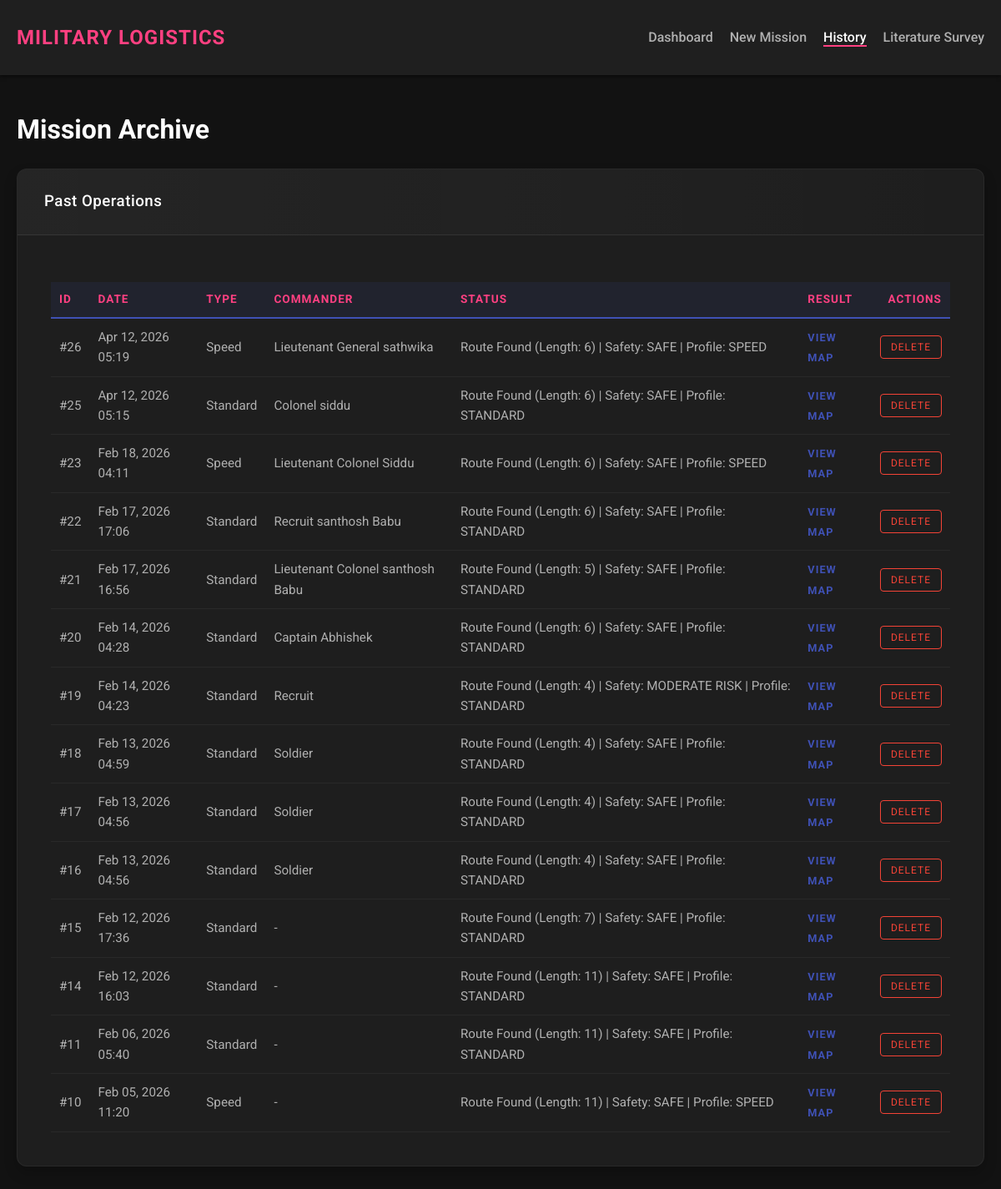
The page /history/ on the database its author committed.
### SupplyApp/models.py (models this page shows, shortened)
class Mission(models.Model):
    user = models.ForeignKey(User, on_delete=models.CASCADE, null=True, blank=True)
    date_created = models.DateTimeField(auto_now_add=True)
    mission_type = models.CharField(max_length=50)
    status = models.CharField(max_length=200)
    risk_score = models.FloatField(default=0.0)
    image_path = models.CharField(max_length=500)
    ranked_personnel = models.CharField(max_length=100, null=True, blank=True)

### SupplyApp/views.py (the view)
# urls.py: path("history/", views.history_view, name="history"),
def history_view(request):
    missions = Mission.objects.all().order_by('-date_created')
    return render(request, 'history.html', {'missions': missions})

### SupplyApp/templates/history.html (shortened to what this page needs)
{% load static %}
<!DOCTYPE html>
<html lang="en">
<head>
    <link href="{% static 'default.css' %}?v=3.5" rel="stylesheet" type="text/css" />
</head>
<body>
    <nav class="navbar">
        <div class="container">
            <div class="logo"><span style="color:var(--accent-color)">MILITARY</span> LOGISTICS</div>
            <ul class="nav-links">
                <li><a href="{% url 'index' %}">Dashboard</a></li>
                <li><a href="{% url 'Optimize' %}">New Mission</a></li>
                <li><a href="{% url 'history' %}" class="active">History</a></li>
                <li><a href="{% url 'literature' %}">Literature Survey</a></li>
            </ul>
        </div>
    </nav>
    <div class="main-container">
        <h1>Mission Archive</h1>
        <div class="card">
            <div class="card-header">
                <h3>Past Operations</h3>
            </div>
            <div class="card-body">
                {% if missions %}
                <table class="history-table">
                    <thead>
                        <tr style="border-bottom:1px solid #444;">
                            <th style="padding:10px;">ID</th>
                            <th style="padding:10px;">Date</th>
                            <th style="padding:10px;">Type</th>
                            <th style="padding:10px;">Commander</th>
                            <th style="padding:10px;">Status</th>
                            <th style="padding:10px;">Result</th>
                            <th style="padding:10px; text-align:right;">Actions</th>
                        </tr>
                    </thead>
                    <tbody>
                        {% for mission in missions %}
                        <tr style="border-bottom:1px solid #333;">
                            <td style="padding:10px;">#{{ mission.id }}</td>
                            <td style="padding:10px;">{{ mission.date_created|date:"M d, Y H:i" }}</td>
                            <td style="padding:10px;">{{ mission.mission_type|title }}</td>
                            <td style="padding:10px;">{{ mission.ranked_personnel|default:"-" }}</td>
                            <td style="padding:10px;">{{ mission.status }}</td>
                            <td style="padding:10px;">
                                <a href="{% static '' %}{{ mission.image_path }}" target="_blank"
                                    style="color:var(--primary-color);">View Map</a>
                            </td>
                            <td style="padding:10px; text-align:right;">
                                <form action="{% url 'delete_mission' mission.id %}" method="post"
                                    style="display:inline;">
                                    <button type="submit" class="history-btn-delete"
                                        onclick="return confirm('Are you sure you want to delete this mission record?')">Delete</button>
                                </form>
                            </td>
                        </tr>
                        {% endfor %}
                    </tbody>
                </table>
                {% else %}
                <p>No missions recorded.</p>
                {% endif %}
            </div>
        </div>
    </div>
</body>
</html>

### SupplyApp/static/default.css (style rules this page uses)
:root { --primary-color: #3f51b5; --primary-dark: #303f9f; --accent-color: #ff4081; --bg-dark: #121212; --bg-card: #1e1e1e; --text-primary: #ffffff; --text-secondary: #b0b0b0; --success: #4caf50; --warning: #ff9800; --danger: #f44336; }
body { margin: 0; padding: 0; background-color: var(--bg-dark); color: var(--text-primary); font-family: 'Roboto', 'Segoe UI', sans-serif; line-height: 1.6; }
.navbar { background-color: #1f1f1f; box-shadow: 0 2px 4px rgba(0, 0, 0, 0.5); padding: 1rem 0; }
.container { max-width: 1600px; margin: 0 auto; padding: 0 20px; display: flex; justify-content: space-between; align-items: center; }
.logo { font-size: 1.5rem; font-weight: bold; color: var(--accent-color); letter-spacing: 1px; text-transform: uppercase; }
.nav-links { list-style: none; display: flex; gap: 20px; }
.nav-links a { text-decoration: none; color: var(--text-secondary); font-weight: 500; transition: color 0.3s; }
.nav-links a:hover, .nav-links a.active { color: var(--text-primary); border-bottom: 2px solid var(--accent-color); }
.main-container { flex: 1; max-width: 1600px; margin: 40px auto; width: 100%; padding: 0 20px; box-sizing: border-box; }
.card { background-color: var(--bg-card); border-radius: 12px; box-shadow: 0 8px 16px rgba(0, 0, 0, 0.2); border: 1px solid rgba(255, 255, 255, 0.05); overflow: hidden; margin-bottom: 24px; transition: transform 0.2s ease, box-shadow 0.2s ease; }
.card-header { background: linear-gradient(to right, rgba(255, 255, 255, 0.03), transparent); padding: 1.5rem 2rem; border-bottom: 1px solid rgba(255, 255, 255, 0.08); }
.card-header h2, .card-header h3 { margin: 0; color: var(--text-primary); font-weight: 500; letter-spacing: 0.5px; }
.card-body { padding: 2.5rem; }
.history-table { width: 100%; text-align: left; border-collapse: separate; border-spacing: 0; margin-top: 1rem; font-family: 'Share Tech Mono', 'Roboto', monospace; }
.history-table thead tr { background: rgba(63, 81, 181, 0.1); }
.history-table th { padding: 15px; color: var(--accent-color); text-transform: uppercase; font-size: 0.85rem; letter-spacing: 1px; border-bottom: 2px solid var(--primary-color); }
.history-table td { padding: 15px; border-bottom: 1px solid rgba(255, 255, 255, 0.05); color: var(--text-secondary); font-size: 0.95rem; transition: color 0.3s; }
.history-table tbody tr { transition: background-color 0.3s; }
.history-table td a { color: var(--primary-color); text-decoration: none; font-weight: bold; text-transform: uppercase; font-size: 0.8rem; letter-spacing: 1px; transition: all 0.3s; }
.history-btn-delete { background: transparent; border: 1px solid var(--danger); color: var(--danger); padding: 6px 12px; cursor: pointer; font-size: 0.75rem; border-radius: 4px; transition: all 0.3s; font-family: inherit; text-transform: uppercase; letter-spacing: 1px; }

### rows shown on the page
Mission: id "26", date_created "Apr 12, 2026 05:19", mission_type "Speed", ranked_personnel "Lieutenant General sathwika", status "Route Found (Length: 6) | Safety: SAFE | Profile: SPEED"
Mission: id "25", date_created "Apr 12, 2026 05:15", mission_type "Standard", ranked_personnel "Colonel siddu", status "Route Found (Length: 6) | Safety: SAFE | Profile: STANDARD"
Mission: id "23", date_created "Feb 18, 2026 04:11", mission_type "Speed", ranked_personnel "Lieutenant Colonel Siddu", status "Route Found (Length: 6) | Safety: SAFE | Profile: SPEED"
Mission: id "22", date_created "Feb 17, 2026 17:06", mission_type "Standard", ranked_personnel "Recruit santhosh Babu", status "Route Found (Length: 6) | Safety: SAFE | Profile: STANDARD"
Mission: id "21", date_created "Feb 17, 2026 16:56", mission_type "Standard", ranked_personnel "Lieutenant Colonel santhosh Babu", status "Route Found (Length: 5) | Safety: SAFE | Profile: STANDARD"
Mission: id "20", date_created "Feb 14, 2026 04:28", mission_type "Standard", ranked_personnel "Captain Abhishek", status "Route Found (Length: 6) | Safety: SAFE | Profile: STANDARD"
Mission: id "19", date_created "Feb 14, 2026 04:23", mission_type "Standard", ranked_personnel "Recruit", status "Route Found (Length: 4) | Safety: MODERATE RISK | Profile: STANDARD"
Mission: id "18", date_created "Feb 13, 2026 04:59", mission_type "Standard", ranked_personnel "Soldier", status "Route Found (Length: 4) | Safety: SAFE | Profile: STANDARD"
Mission: id "17", date_created "Feb 13, 2026 04:56", mission_type "Standard", ranked_personnel "Soldier", status "Route Found (Length: 4) | Safety: SAFE | Profile: STANDARD"
Mission: id "16", date_created "Feb 13, 2026 04:56", mission_type "Standard", ranked_personnel "Soldier", status "Route Found (Length: 4) | Safety: SAFE | Profile: STANDARD"
Mission: id "15", date_created "Feb 12, 2026 17:36", mission_type "Standard", ranked_personnel "-", status "Route Found (Length: 7) | Safety: SAFE | Profile: STANDARD"
Mission: id "14", date_created "Feb 12, 2026 16:03", mission_type "Standard", ranked_personnel "-", status "Route Found (Length: 11) | Safety: SAFE | Profile: STANDARD"
Mission: id "11", date_created "Feb 06, 2026 05:40", mission_type "Standard", ranked_personnel "-", status "Route Found (Length: 11) | Safety: SAFE | Profile: STANDARD"
Mission: id "10", date_created "Feb 05, 2026 11:20", mission_type "Speed", ranked_personnel "-", status "Route Found (Length: 11) | Safety: SAFE | Profile: SPEED"
